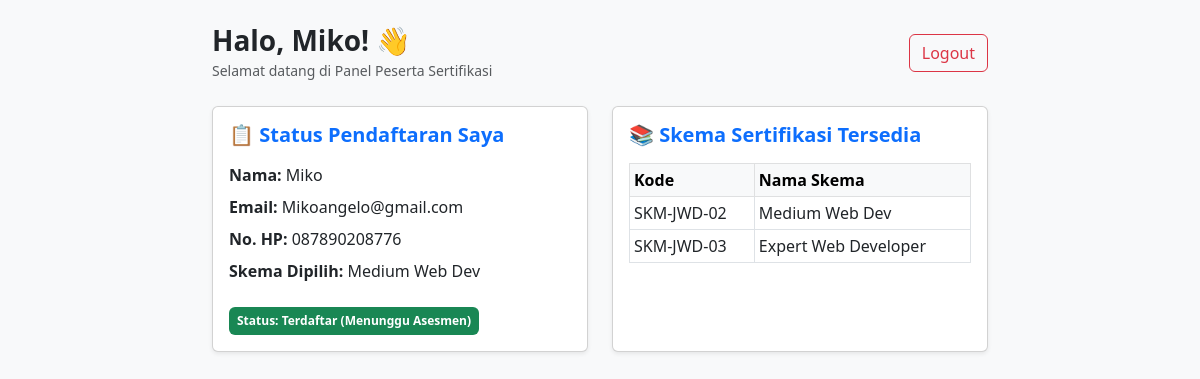
Screenshot of /dashboard_user.php (signed in) with the database file from the repository.
### tables this page shows
CREATE TABLE IF NOT EXISTS `skema` (
  `id_skema` int(11) NOT NULL AUTO_INCREMENT,
  `kode_skema` varchar(20) NOT NULL,
  `nama_skema` varchar(100) NOT NULL,
  PRIMARY KEY (`id_skema`)
);

### dashboard_user.php (the view, shortened to what this page needs)
<?php
require 'koneksi.php';
$user = $_SESSION['user'];
$stmt = $koneksi->prepare("SELECT s.kode_skema, s.nama_skema FROM peserta p JOIN skema s ON p.id_skema = s.id_skema WHERE p.id_peserta = ?");
$stmt->execute([$user['id_peserta']]);
$my_skema = $stmt->fetch();
$daftar_skema = $koneksi->query("SELECT * FROM skema");
?>
<!DOCTYPE html>
<html lang="id">
<head>
    <link href="https://cdn.jsdelivr.net/npm/bootstrap@5.3.0/dist/css/bootstrap.min.css" rel="stylesheet">
</head>
<body class="bg-light p-4">
    <div class="container" style="max-width: 800px;">
        <div class="d-flex justify-content-between align-items-center mb-4">
            <div>
                <h3 class="fw-bold mb-0">Halo, <?= $user['nama_peserta'] ?>! 👋</h3>
                <small class="text-muted">Selamat datang di Panel Peserta Sertifikasi</small>
            </div>
            <a href="logout.php" class="btn btn-outline-danger">Logout</a>
        </div>
        <div class="row g-4">
            <div class="col-md-6">
                <div class="card p-3 shadow-sm h-100">
                    <h5 class="fw-bold text-primary mb-3">📋 Status Pendaftaran Saya</h5>
                    <ul class="list-unstyled mb-3">
                        <li class="mb-2"><strong>Nama:</strong> <?= $user['nama_peserta'] ?></li>
                        <li class="mb-2"><strong>Email:</strong> <?= $user['email'] ?></li>
                        <li class="mb-2"><strong>No. HP:</strong> <?= $user['telepon'] ?></li>
                        <li class="mb-2"><strong>Skema Dipilih:</strong> <?= $my_skema ? $my_skema['nama_skema'] : 'Belum memilih' ?></li>
                    </ul>
                    <div>
                        <span class="badge bg-success p-2">Status: Terdaftar (Menunggu Asesmen)</span>
                    </div>
                </div>
            </div>
            <div class="col-md-6">
                <div class="card p-3 shadow-sm h-100">
                    <h5 class="fw-bold text-primary mb-3">📚 Skema Sertifikasi Tersedia</h5>
                    <table class="table table-bordered table-sm">
                        <thead class="table-light">
                            <tr>
                                <th>Kode</th>
                                <th>Nama Skema</th>
                            </tr>
                        </thead>
                        <tbody>
                            <?php while ($s = $daftar_skema->fetch()): ?>
                                <tr>
                                    <td><?= $s['kode_skema'] ?></td>
                                    <td><?= $s['nama_skema'] ?></td>
                                </tr>
                            <?php endwhile; ?>
                        </tbody>
                    </table>
                </div>
            </div>
        </div>
    </div>
</body>
</html>

### rows the page displays
skema: nama_skema "Medium Web Dev", kode_skema "SKM-JWD-02"
skema: kode_skema "SKM-JWD-03", nama_skema "Expert Web Developer"

### other values shown
$user['nama_peserta'] "Miko"
$user['email'] "Mikoangelo@gmail.com"
$user['telepon'] "087890208776"
